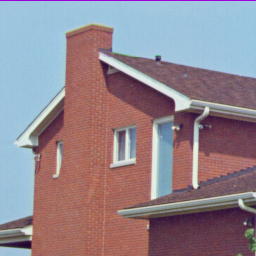
#> input picture data/4.1.05.tiff, 256 x 256 px, found by its file name
$ jupyter execute FFT_test.ipynb   (shell and % lines are left out)
#> lines starting #> are read from the running program, lines starting #| are printed output that depends on the picture
# 傅里叶变换—不同图像模值相位叠加实验

[cell 1]
# 导入必要库
import matplotlib.pyplot as plt
import cv2
import numpy as np
from scipy import interpolate
np.set_printoptions(suppress=True, threshold=np.nan)

## 读取两幅图片

[cell 2]
#img = cv2.imread('.\\data\\5.3.01.tiff',0)
img2 = cv2.imread('.\\data\\4.1.05.tiff')
#> img2 is the input picture: shape (256, 256, 3); mean B, G, R 142, 133, 146.6
img2= cv2.cvtColor(img2,cv2.COLOR_BGR2GRAY)
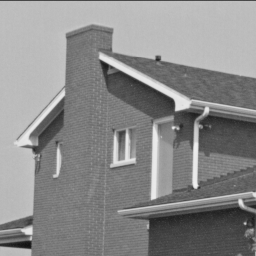
#> img2: shape (256, 256); min 17, max 239, mean 138.1

#img = cv2.imread('.\\data\\5.3.01.tiff',0)
img1 = cv2.imread('.\\data\\4.1.03.tiff')
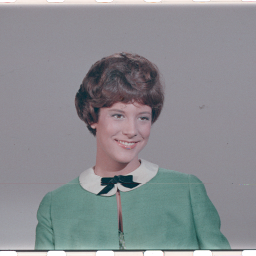
#> input picture data/4.1.03.tiff, 256 x 256 px, found by its file name
#> img1 is the input picture: shape (256, 256, 3); mean B, G, R 144, 140, 137.6
img1 = cv2.cvtColor(img1,cv2.COLOR_BGR2GRAY)
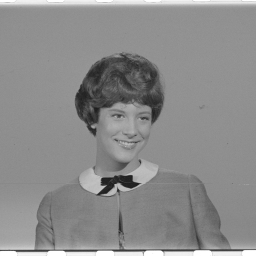
#> img1: shape (256, 256); min 28, max 255, mean 139.7

plt.imshow(img1,cmap = 'gray')
plt.axis("off")#去除坐标轴
plt.show()

plt.imshow(img2,cmap = 'gray')
plt.axis("off")#去除坐标轴
plt.show()

## 求出第一幅图片模值

[cell 3]
f1 = np.fft.fft2(img1)
fshift1 = np.fft.fftshift(f1)
magnitude_spectrum = np.log(np.abs(fshift1))
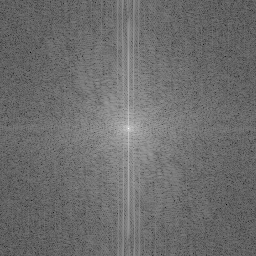
#> magnitude_spectrum: shape (256, 256) float64; min -0.123, max 16.03, mean 6.82; drawn with min black and max white
plt.imshow(magnitude_spectrum, cmap = 'gray')
plt.title('Magnitude Spectrum')
plt.axis("off")#去除坐标轴
plt.show()

## 求出第二幅图片相位

[cell 4]
f2 = np.fft.fft2(img2)
fshift2 = np.fft.fftshift(f2)
ph2=np.log(np.angle(fshift2)*180/np.pi)
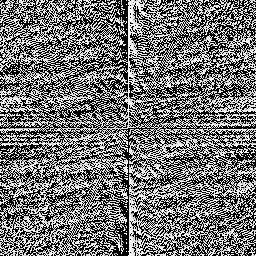
#> ph2: shape (256, 256) float64; 50% of the values are NaN or infinite; the others: min -4.27, max 5.19, mean 4.21; drawn with min black, max white, NaN and infinite black


plt.imshow(ph2, cmap = 'gray')
plt.title('phrase')
plt.axis("off")#去除坐标轴
plt.show()

## 将图一的幅值和图二的相位进行叠加

[cell 5]
f1 = np.fft.fft2(img1)
magnitude_spectrum = np.abs(f1)
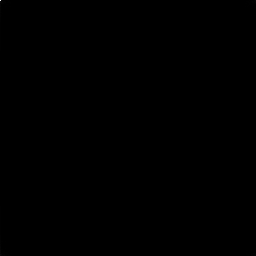
#> magnitude_spectrum: shape (256, 256) float64; min 0.885, max 9156848, mean 2137.9; drawn with min black and max white


f2 = np.fft.fft2(img2)
ph2=np.angle(f2)
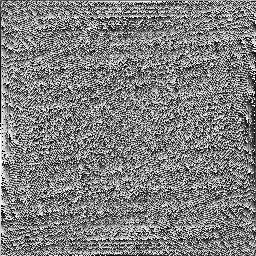
#> ph2: shape (256, 256) float64; min -3.14, max 3.14, mean 4.79e-05; drawn with min black and max white


m1_f2 = magnitude_spectrum * np.cos(ph2)
m1_f2 =m1_f2 + magnitude_spectrum * np.sin(ph2)

img_back = np.fft.ifft2(m1_f2)#使用FFT逆变换，此时结果仍然是复数
img_back = np.abs(img_back)#还原成JET图像，变成可以看的图像
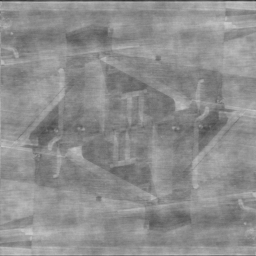
#> img_back: shape (256, 256) float64; min 50.43, max 204.9, mean 141.7

plt.imshow(img_back,cmap='gray')
plt.title('dst')
plt.axis("off")#去除坐标轴
plt.show()

## 集中展示

[cell 6]
plt.subplot(131),plt.imshow(img1, cmap = 'gray')
plt.title('img1'), plt.xticks([]), plt.yticks([])
plt.subplot(132),plt.imshow(img2, cmap = 'gray')
plt.title('img2'), plt.xticks([]), plt.yticks([])
plt.subplot(133),plt.imshow(img_back,cmap = 'gray')
plt.title('dst'), plt.xticks([]), plt.yticks([])
